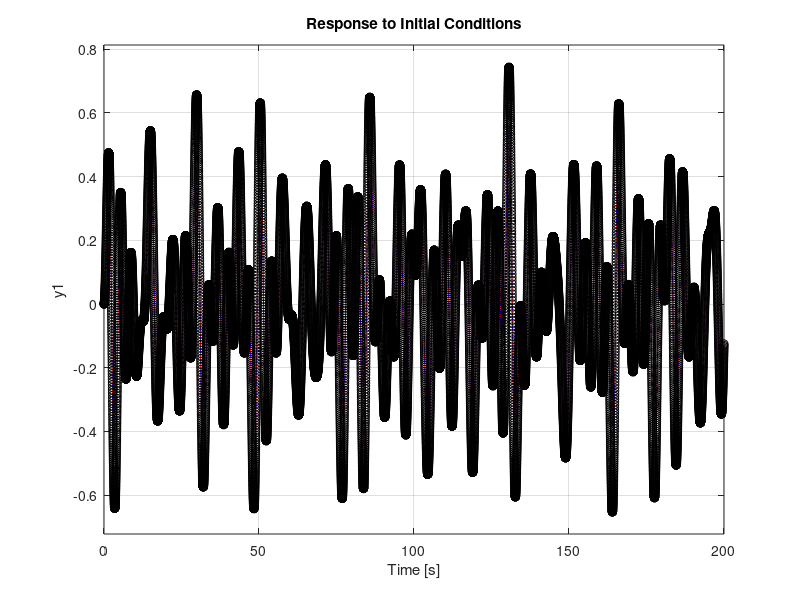

This figure's MATLAB source: (Note: this script raises an error after producing the figure.)
% initial condition response of state-space model for oscillating masses
clear;
close all;


%% utility function in matlab
A_bar=[-2 1 0 0 0 0;
        1 -2 1 0 0 0;
        0 1 -2 1 0 0;
        0 0 1 -2 1 0;
        0 0 0 1 -2 1;
        0 0 0 0 1 -2];
    
A=sparse([zeros(6) eye(6);
    A_bar zeros(6)]);

B=sparse([zeros(6,3);
    1 0 0;
    -1 0 0;
    0 1 0;
    0 0 1;
    0 -1 0;
    0 0 -1]);

C=[1 zeros(1,11)];
x0=[0 1 0 0 0 0 0 0 0 0 0 0];

sys=ss(A,B,C,[]);
figure(1)
initial(sys,x0,200,'-r'); hold on;

%% continuous to discrete-time using matlab function
Ts=0.01;
sysd=c2d(sys,Ts);
initial(sysd, x0,200, '--b'); hold on;


%%
sparse_eps=1e-5;
Ad=sysd.A;
Ad(find(abs(Ad)<sparse_eps))=0;
Bd=sysd.B;
Bd(find(abs(Bd)<sparse_eps))=0;
totallength=20000;
x=zeros(12,totallength);
time=Ts*(1:totallength);
x(:,1)=x0';
for i=1:totallength-1
    x(:,i+1)= Ad*x(:,i);
end
plot(time,x(1,:),'ok');


%% output csv file
csvwrite('../controller/example/Ad.csv',Ad);
csvwrite('../controller/example/Bd.csv',Bd);
